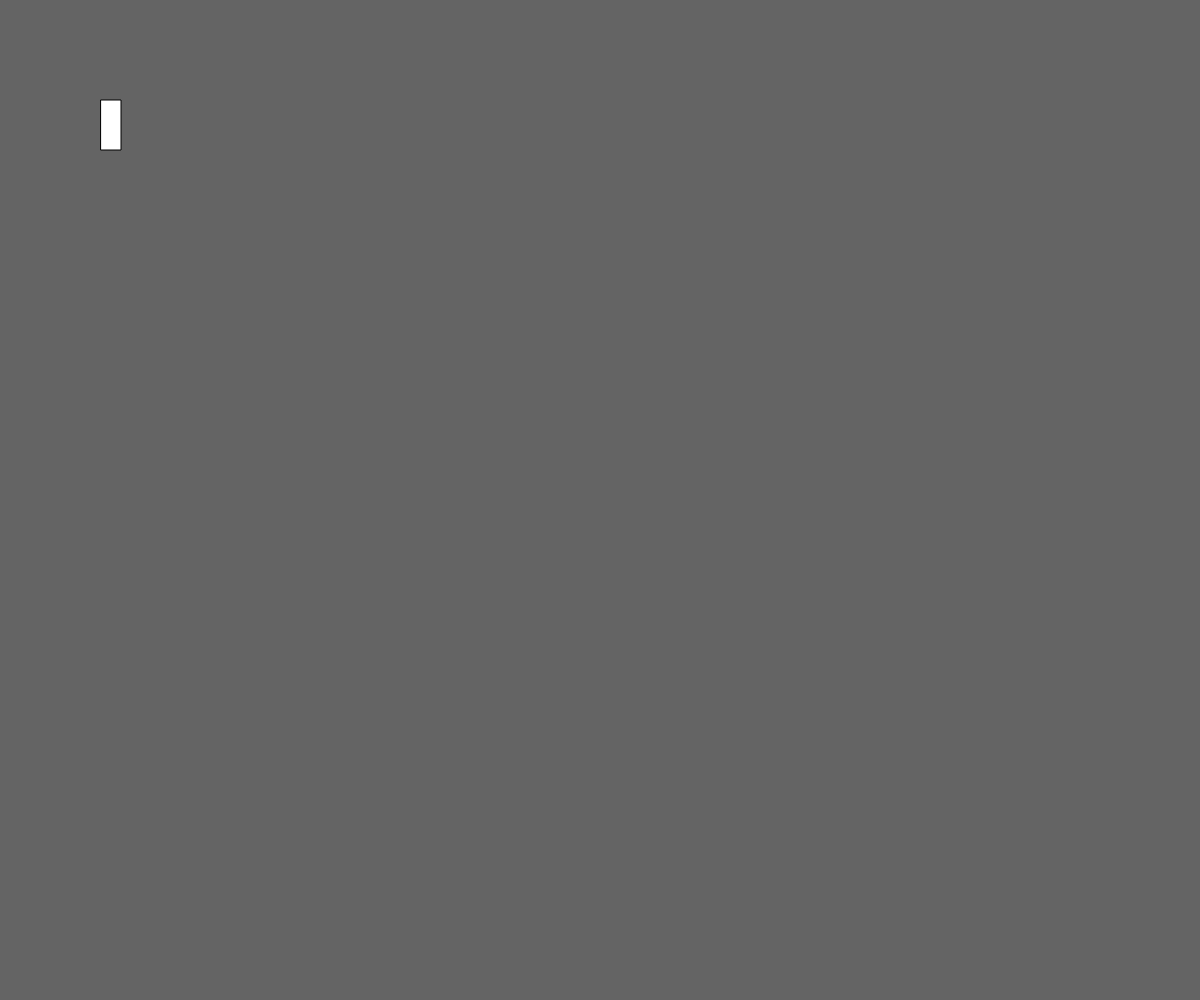
Frame 1 (no input)
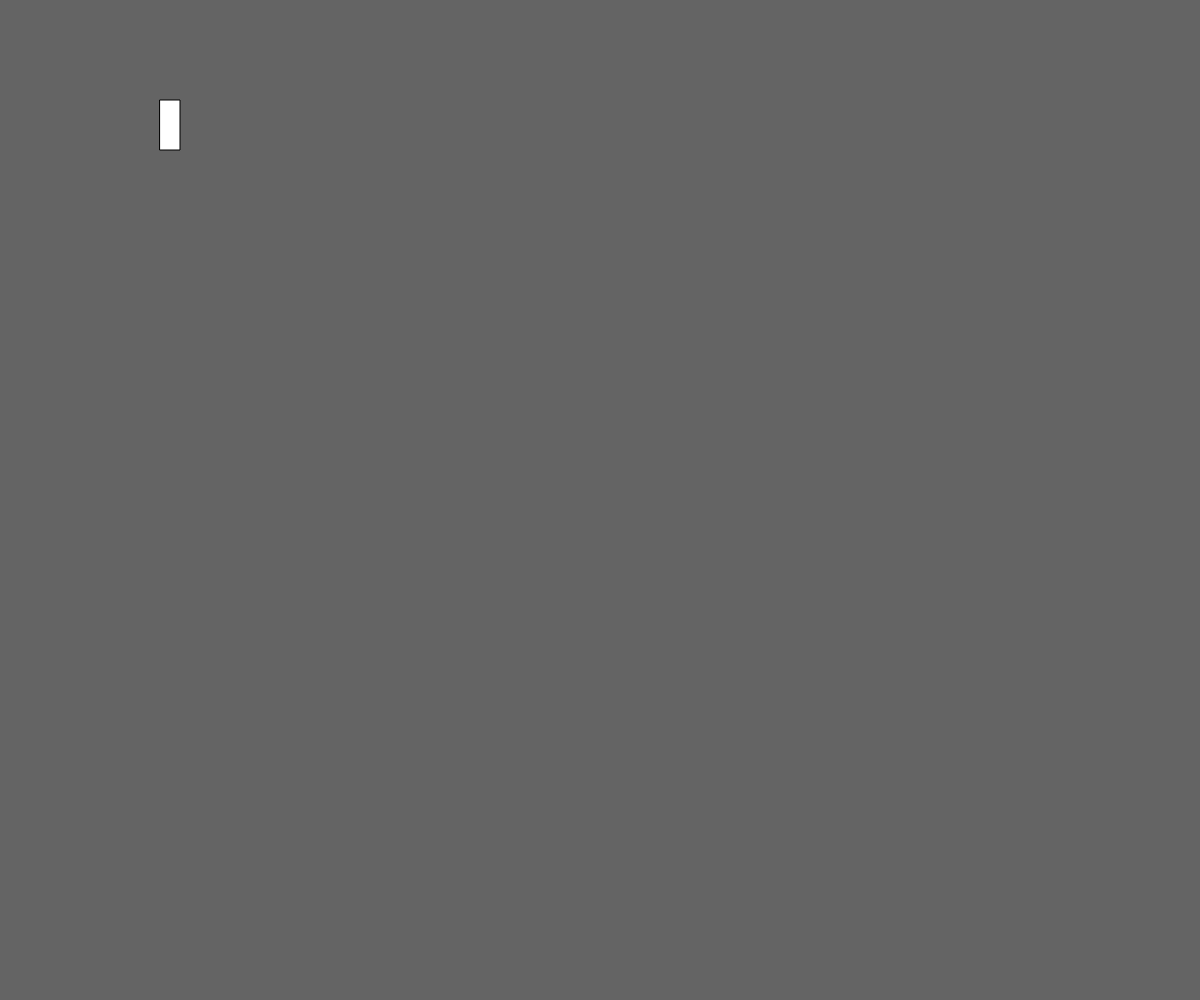
Frame 60 (no input)
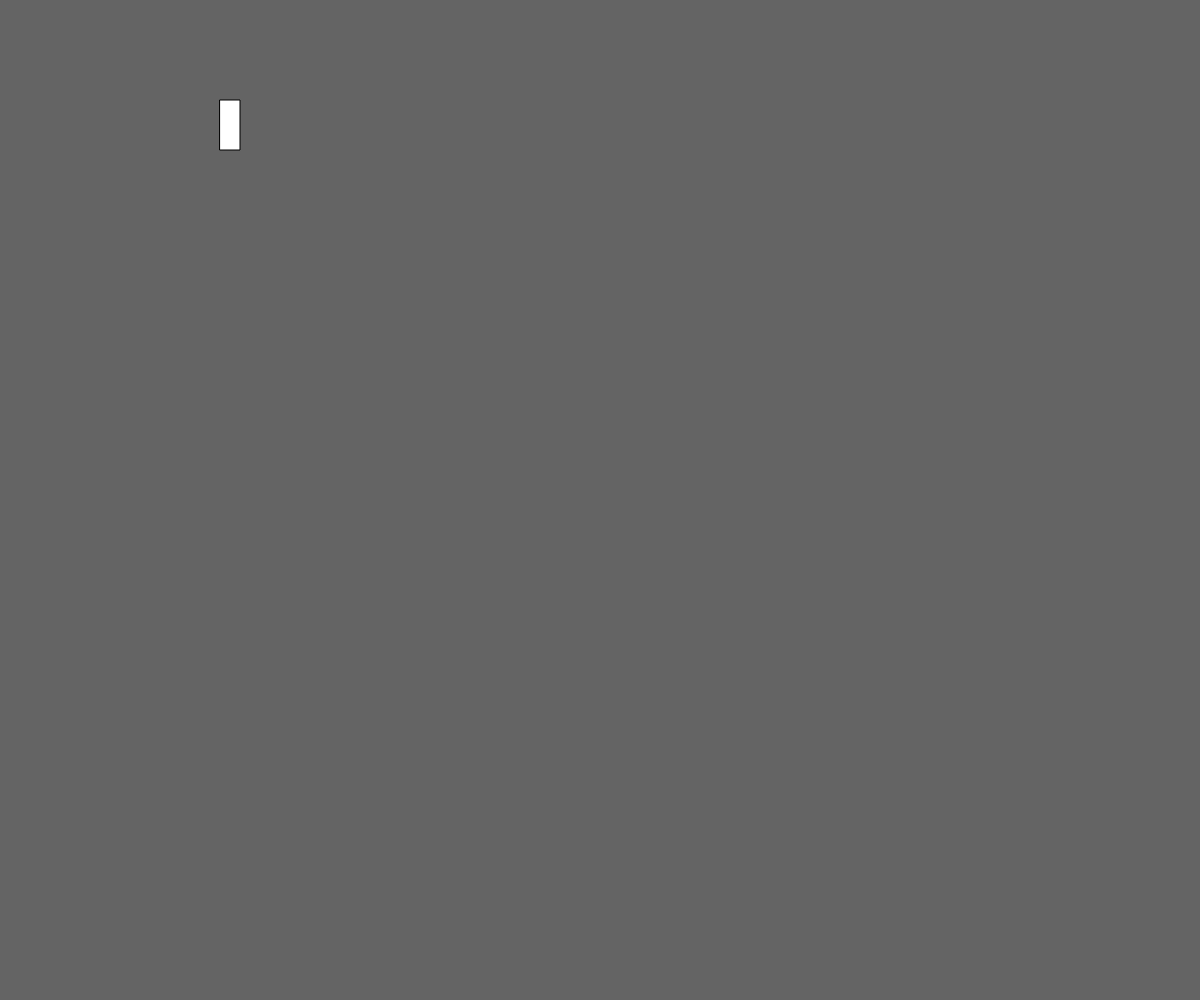
Frame 120 (the mouse pressed at the canvas centre since frame 60)

The p5.js sketch that drew these frames (run headless with seeded random() and noise() and a simulated clock; from frame 60 on, the mouse is pressed at the canvas centre):

// p5.js sketch
// ── sketch.js
var myCar; // Declare object

function setup() {
  createCanvas(windowWidth, windowHeight);

  // Spawn an object
  myCar = new Car();

}

function draw() {
  background(100);

  // do some actions on the object
  myCar.move();
  myCar.display();


}



// Car class
function Car() {

  // constructor and attributes
  this.xPos = 100;

  // methods
  this.move = function() {
    this.xPos = this.xPos + 1;
  }

  this.display = function() {
    rect(this.xPos, 100, 20, 50);
  }

}
